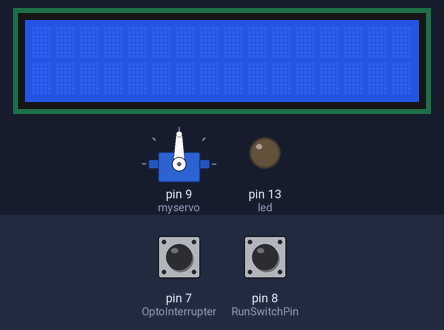
This sketch was run on a simulated Arduino Nano, built with avr-gcc and run on an emulated ATmega328P. Shown: servo, 16×2 character LCD, output pins drawn as LEDs (lit = HIGH). Inputs (shaded band) come from the test bench; at power-on: pin 8 (RunSwitchPin) LOW, pin 7 (OptoInterrupter) LOW.

Above: at 1.2 s.
1.3 s: pin 8 (RunSwitchPin) pulled HIGH for 0.15 s
At 3.0 s:
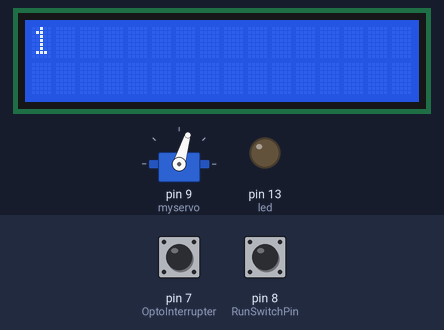
3.4 s: pin 7 (OptoInterrupter) pulled HIGH for 0.15 s
At 4.1 s:
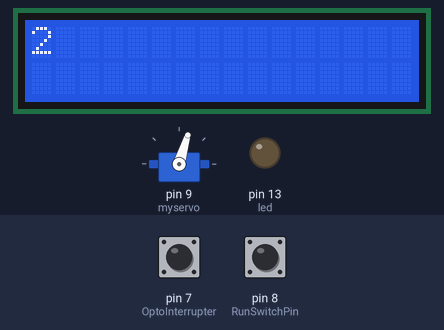
5.0 s: pin 8 (RunSwitchPin) pulled HIGH for 1 s
At 7.0 s:
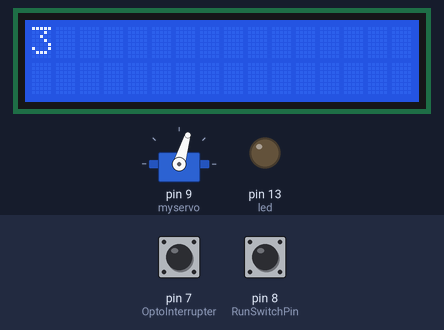
7.5 s: pin 7 (OptoInterrupter) pulled HIGH for 1 s
At 8.4 s:
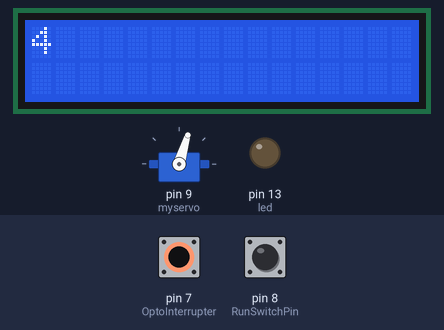
Timing chart, 0 to 10.5 s (numbered marks = the images above; inputs shaded):
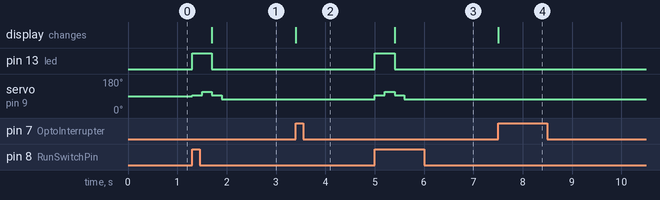

The sketch:

ServoEnduranceTest_V2.ino
```cpp
#include "LiquidCrystal_I2C.h"
#include <Wire.h>
#include <Servo.h>

Servo myservo;  // create servo object to control a servo
				// twelve servo objects can be created on most boards

int pos = 0;    // variable to store the servo position

// Set the LCD address to 0x27 for a 16 chars and 2 line display
LiquidCrystal_I2C lcd(0x27, 16, 2);
// https://forum.arduino.cc/t/5v-iic-i2c-twi-lcd-module-adapter-for-arduino-from-ebay/348465/3


// Pin 13 has an LED connected on most Arduino boards.
// give it a name:
int led = 13;

int RunSwitchPin = 8;
int OptoInterrupter = 7;
// digitalRead(OptoInterrupter)


int centre = 1500;
int right = 1700;
int left = 1300;

long CycleCounter = 0;

void setup()
{
	myservo.attach(9);  // attaches the servo on pin 9 to the servo object

	// initialize the digital pin as an output.
	pinMode(led, OUTPUT);

	pinMode(RunSwitchPin, INPUT);

	// initialize the LCD
	lcd.begin();

	// Turn on the blacklight and print a message.
	lcd.backlight();
	lcd.clear();
}

void loop()
{
	if (digitalRead(RunSwitchPin))
	{

		digitalWrite(LED_BUILTIN, HIGH);

		// centre
		myservo.write(centre);              // tell servo to go to position in variable 'pos'
		delay(200);

		// one side
		myservo.write(right);              // tell servo to go to position in variable 'pos'
		delay(200);

		// perform optical check; wait on error
		while (digitalRead(OptoInterrupter)); // wait while optical path is clear

		CycleCounter++;
		lcd.setCursor(0, 0);
		lcd.print(CycleCounter);

		digitalWrite(LED_BUILTIN, LOW);

		// centre
		myservo.write(centre);              // tell servo to go to position in variable 'pos'
		delay(200);

		// The other side
		myservo.write(left);              // tell servo to go to position in variable 'pos'
		delay(200);

		// perform optical check;  wait on error
		while (!digitalRead(OptoInterrupter)); // wait while optical path is clear


		//myservo.write(1500);              // tell servo to go to position in variable 'pos'
	//	delay(500);

		CycleCounter++;
		lcd.setCursor(0, 0);
		lcd.print(CycleCounter);
	}


}
```

Measured:
- after the input at 1.3 s, pin 13 (led): LOW → HIGH at once, → LOW 0.40 s later; servo on pin 9 (myservo): 90° → 93° at once, → 112° 0.20 s later, → 93° 0.20 s later, → 73° 0.20 s later; the display: changes after 0.40 s (image 1)
- after the input at 3.4 s, the display: changes at once (image 2)
- after the input at 5.0 s, pin 13 (led): LOW → HIGH at once, → LOW 0.40 s later; servo on pin 9 (myservo): 73° → 93° at once, → 112° 0.20 s later, → 93° 0.20 s later, → 73° 0.20 s later; the display: changes after 0.40 s (image 3)
- after the input at 7.5 s, the display: changes at once (image 4)
